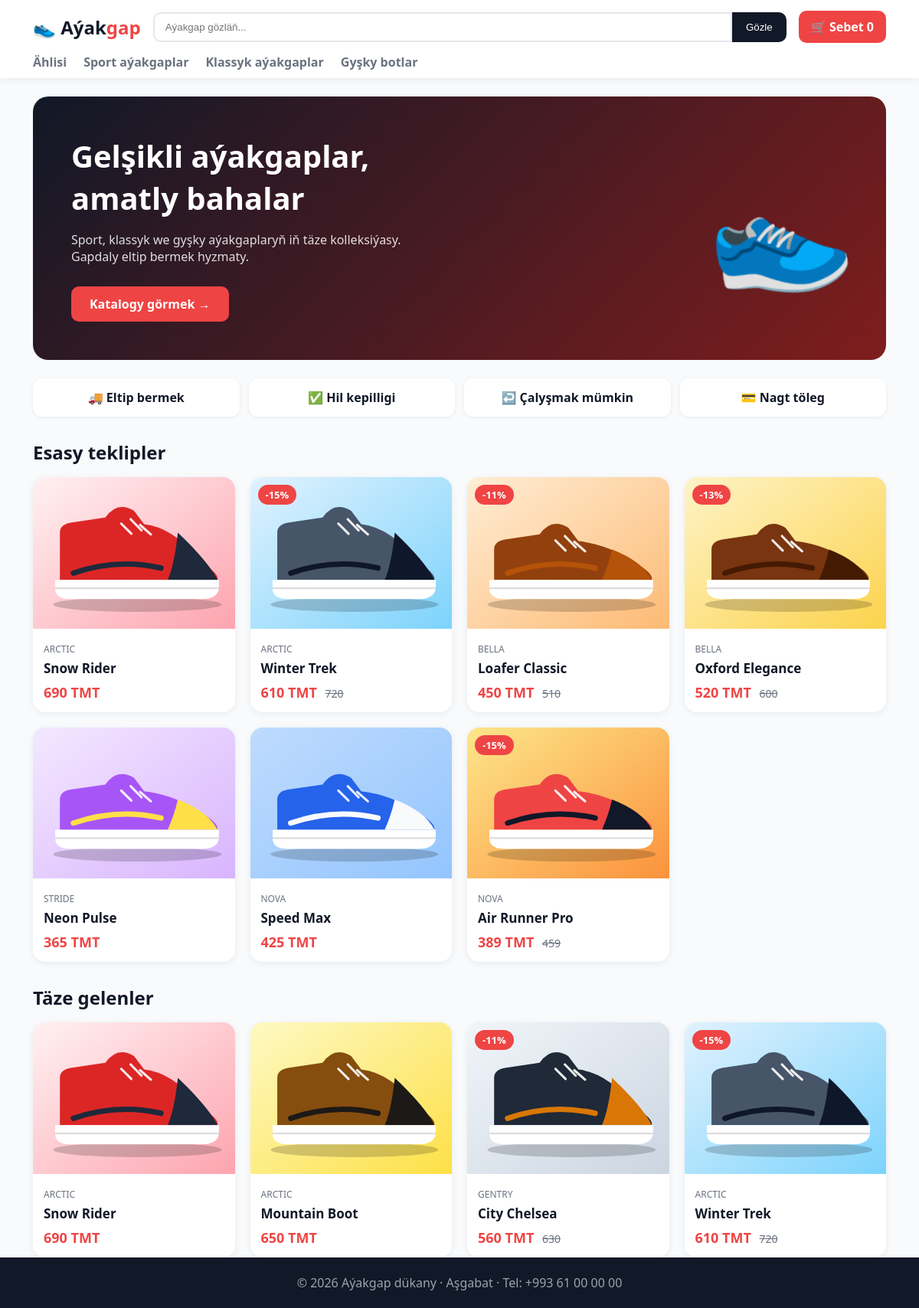
The page / on the database its author committed.
### shop/models.py (models this page shows, shortened)
class Category(models.Model):
    name = models.CharField("Ady", max_length=80)
    slug = models.SlugField(unique=True)
    class Meta:
        verbose_name = "Kategoriýa"
        verbose_name_plural = "Kategoriýalar"

class Product(models.Model):
    category = models.ForeignKey(Category, on_delete=models.CASCADE, related_name="products", verbose_name="Kategoriýa")
    name = models.CharField("Ady", max_length=150)
    slug = models.SlugField(unique=True)
    brand = models.CharField("Brend", max_length=80, blank=True)
    price = models.DecimalField("Bahasy (TMT)", max_digits=10, decimal_places=2)
    old_price = models.DecimalField("Köne bahasy", max_digits=10, decimal_places=2, null=True, blank=True)
    description = models.TextField("Beýany", blank=True)
    image = models.ImageField("Surat", upload_to="products/")
    featured = models.BooleanField("Esasy sahypada", default=False)
    in_stock = models.BooleanField("Bar", default=True)
    created = models.DateTimeField(auto_now_add=True)
    class Meta:
        ordering = ["-created"]
        verbose_name = "Önüm"
        verbose_name_plural = "Önümler"
    def get_absolute_url(self): return reverse("product_detail", args=[self.slug])
    @property
    def discount(self):
        if self.old_price and self.old_price > self.price:
            return int(100 - self.price * 100 / self.old_price)
        return 0

### shop/views.py (the view)
# urls.py: path("", views.home, name="home"),
def home(request):
    return render(request, "shop/home.html", {
        "featured": Product.objects.filter(featured=True)[:8],
        "latest": Product.objects.all()[:4],
    })

### shop/cart.py (called while the page is built)
    def count(self):
        return sum(self.cart.values())

### shop/context_processors.py (called while the page is built)
def shop_globals(request):
    return {"nav_categories": Category.objects.all(), "cart_count": Cart(request).count()}

### shop/templates/shop/home.html
{% extends "base.html" %}
{% block content %}
<section class="hero">
  <div>
    <h1>Gelşikli aýakgaplar,<br>amatly bahalar</h1>
    <p>Sport, klassyk we gyşky aýakgaplaryň iň täze kolleksiýasy. Gapdaly eltip bermek hyzmaty.</p>
    <a class="btn" href="{% url 'catalog' %}">Katalogy görmek →</a>
  </div>
  <div class="hero-art">👟</div>
</section>
<div class="perks">
  <div>🚚 Eltip bermek</div><div>✅ Hil kepilligi</div><div>↩️ Çalyşmak mümkin</div><div>💳 Nagt töleg</div>
</div>
<h2>Esasy teklipler</h2>
<div class="grid">{% for p in featured %}{% include "shop/_card.html" %}{% endfor %}</div>
<h2>Täze gelenler</h2>
<div class="grid">{% for p in latest %}{% include "shop/_card.html" %}{% endfor %}</div>
{% endblock %}

### templates/base.html (shortened to what this page needs)
{% load static %}
<!DOCTYPE html>
<html lang="tk">
<head>
<link rel="stylesheet" href="{% static 'css/style.css' %}">
</head>
<body>
<header class="top">
  <div class="wrap bar">
    <a class="logo" href="{% url 'home' %}">👟 Aýak<span>gap</span></a>
    <form class="search" action="{% url 'catalog' %}" method="get">
      <input name="q" placeholder="Aýakgap gözläň..." value="{{ q|default:'' }}">
      <button>Gözle</button>
    </form>
    <a class="cart-link" href="{% url 'cart' %}">🛒 Sebet <b>{{ cart_count }}</b></a>
  </div>
  <nav class="wrap nav">
    <a href="{% url 'catalog' %}">Ählisi</a>
    {% for c in nav_categories %}<a href="{% url 'category' c.slug %}">{{ c.name }}</a>{% endfor %}
  </nav>
</header>
<main class="wrap">
  {% block content %}{% endblock %}
</main>
<footer>
  <div class="wrap">© 2026 Aýakgap dükany · Aşgabat · Tel: +993 61 00 00 00</div>
</footer>
</body>
</html>

### shop/templates/shop/_card.html
<a class="card" href="{{ p.get_absolute_url }}">
  <div class="imgbox">
    <img src="{{ p.image.url }}" alt="{{ p.name }}" loading="lazy">
    {% if p.discount %}<span class="badge">-{{ p.discount }}%</span>{% endif %}
  </div>
  <div class="info">
    <small>{{ p.brand }}</small>
    <h3>{{ p.name }}</h3>
    <div class="price">{{ p.price|floatformat:0 }} TMT
      {% if p.old_price %}<s>{{ p.old_price|floatformat:0 }}</s>{% endif %}</div>
  </div>
</a>

### static/css/style.css (style rules this page uses)
:root { --p:#ef4444;--d:#111827;--g:#6b7280;--bg:#f8fafc }
* { box-sizing:border-box }
body { margin:0;font-family:system-ui,Segoe UI,Arial,sans-serif;background:var(--bg);color:var(--d) }
a { color:inherit;text-decoration:none }
.wrap { max-width:1150px;margin:0 auto;padding:0 18px }
.top { background:#fff;box-shadow:0 2px 10px #0001;position:sticky;top:0;z-index:5 }
.bar { display:flex;align-items:center;gap:16px;padding:14px 18px }
.logo { font-size:24px;font-weight:800 }
.logo span { color:var(--p) }
.search { flex:1;display:flex }
.search input { flex:1;padding:10px 14px;border:2px solid #e5e7eb;border-radius:10px 0 0 10px;outline:0 }
.search button { background:var(--d);color:#fff;border:0;padding:0 18px;border-radius:0 10px 10px 0;cursor:pointer }
.cart-link { background:var(--p);color:#fff;padding:10px 16px;border-radius:10px;font-weight:600 }
.nav { display:flex;gap:22px;padding-bottom:10px;font-weight:600;color:var(--g);overflow-x:auto }
main { min-height:70vh;padding-bottom:40px }
.hero { display:flex;align-items:center;justify-content:space-between;background:linear-gradient(135deg,#111827,#7f1d1d);color:#fff;border-radius:20px;padding:50px;margin:24px 0 }
.hero h1 { font-size:40px;margin:0 0 12px }
.hero p { opacity:.85;max-width:460px }
.hero-art { font-size:150px;transform:rotate(-12deg) }
.btn { display:inline-block;background:var(--p);color:#fff;border:0;padding:12px 24px;border-radius:10px;font-size:16px;font-weight:700;cursor:pointer;margin-top:12px }
.perks { display:grid;grid-template-columns:repeat(4,1fr);gap:12px;margin-bottom:10px }
.perks div { background:#fff;padding:14px;border-radius:12px;text-align:center;font-weight:600;box-shadow:0 1px 4px #0001 }
h2 { margin:30px 0 16px }
.grid { display:grid;grid-template-columns:repeat(auto-fill,minmax(240px,1fr));gap:20px }
.card { background:#fff;border-radius:16px;overflow:hidden;box-shadow:0 2px 8px #0001;transition:.2s }
.imgbox { position:relative;aspect-ratio:4/3;background:#eee }
.imgbox img { width:100%;height:100%;object-fit:cover;display:block }
.badge { position:absolute;top:10px;left:10px;background:var(--p);color:#fff;padding:4px 10px;border-radius:20px;font-size:13px;font-weight:700 }
.info { padding:14px }
.info small,.detail small { color:var(--g);text-transform:uppercase;font-size:12px }
.info h3 { margin:4px 0 8px;font-size:17px }
.price { font-weight:800;font-size:18px;color:var(--p) }
.price s { color:var(--g);font-weight:400;font-size:14px;margin-left:6px }
footer { background:var(--d);color:#9ca3af;padding:22px 0;text-align:center }

### rows shown on the page
Category: name "Sport aýakgaplar"
Category: name "Klassyk aýakgaplar"
Category: name "Gyşky botlar"
Product: image (picture), brand "ARCTIC", name "Snow Rider", price "690"
Product: image (picture), discount "15", brand "ARCTIC", name "Winter Trek", price "610", old_price "720"
Product: image (picture), discount "11", brand "BELLA", name "Loafer Classic", price "450", old_price "510"
Product: image (picture), discount "13", brand "BELLA", name "Oxford Elegance", price "520", old_price "600"
Product: image (picture), brand "STRIDE", name "Neon Pulse", price "365"
Product: image (picture), brand "NOVA", name "Speed Max", price "425"
Product: image (picture), discount "15", brand "NOVA", name "Air Runner Pro", price "389", old_price "459"
Product: image (picture), brand "ARCTIC", name "Mountain Boot", price "650"
Product: image (picture), discount "11", brand "GENTRY", name "City Chelsea", price "560", old_price "630"

### other values the page prints
{{ cart_count }} "0"
